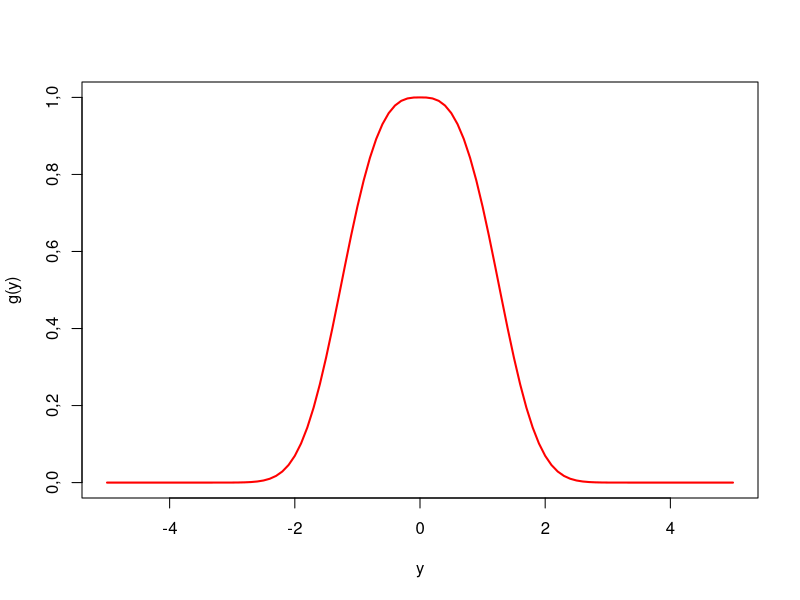
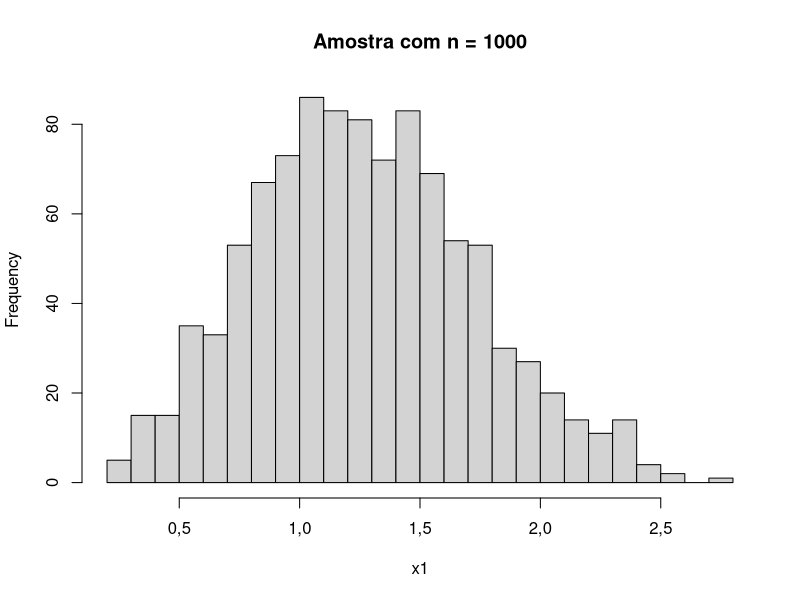
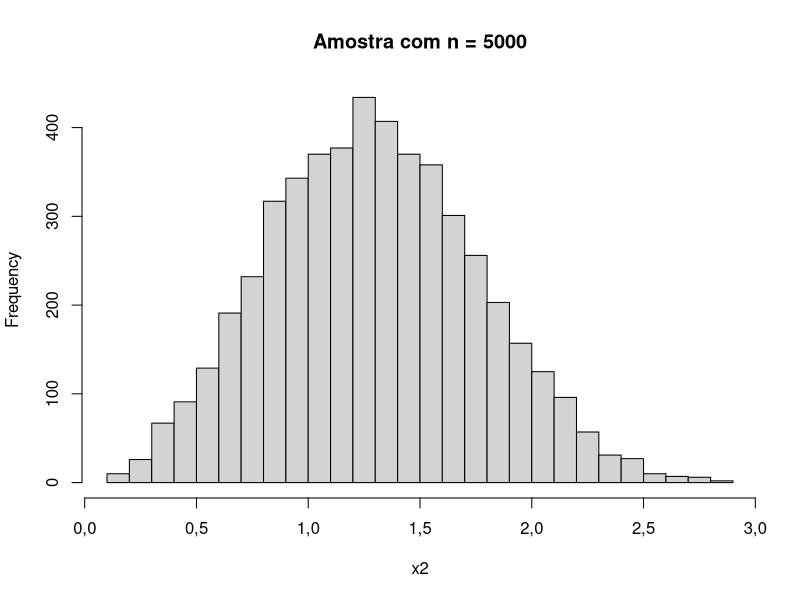
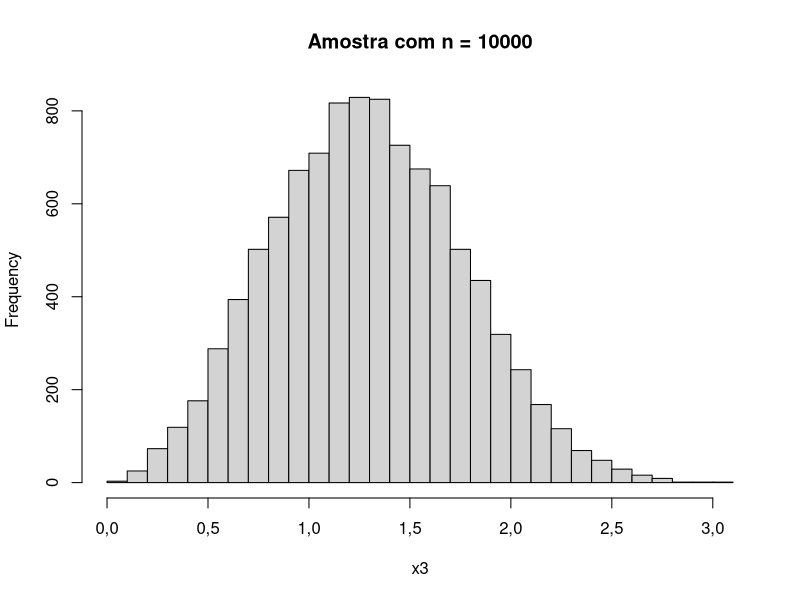
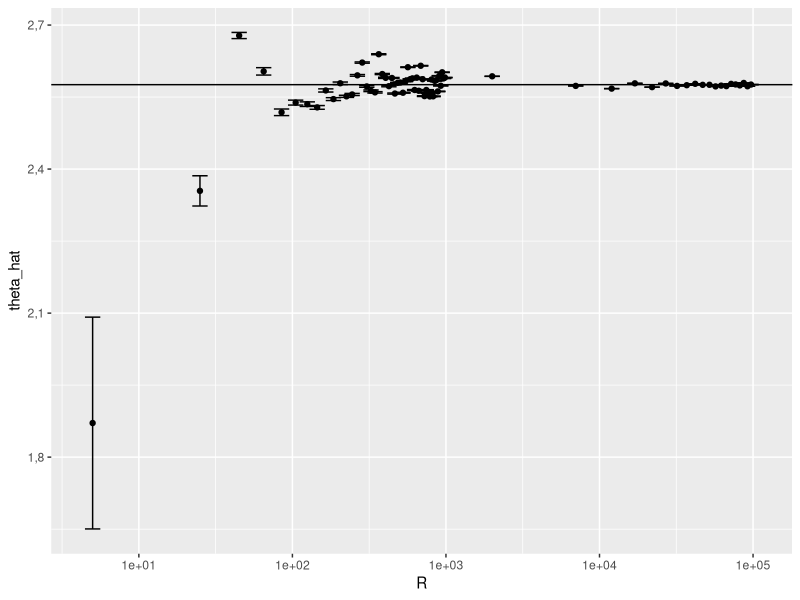

These figures' R source, in order:
## ---- chunk 1
library(tidyverse)
library(knitr)
# Separador decimal nos resultados: ","
options(OutDec = ",")
set.seed(123)
knitr::opts_chunk$set(echo=FALSE)
## ---- chunk 2

# Numero de amostras
M <- 50000

# Gera um vetor de pares (x, y) de uniformes (0,1)
gera_pares_unif <- function(n) {
  return(tibble(
    u = runif(n),
    v = runif(n)))
}

# Funcao indicadora
ind <- function(x, min, max) {
  return(
    ifelse(x > min,
      ifelse(x < max,
             1, 0),
      0))
}

# jacobiano da transformação inversa
jac <- function(u, v) {
  return(
    1 / ((1 - u) * (1 - v)))
}

# obtem g*(.) a partir de g(.) usando a transformação exponencial
gstar <- function(g, x, y) {
  return(function(x, y) {         ##  y em (0, x)
    g(-log(1 - x), - log(1 - y)) * ind(y, 0, x) * jac(x, y)
  })
}

## Integra uma função em y \in (0, x), x \in (0, inf)  atraves
## do método de Monte Carlo, retorna estimativa e E.P.
integral_mc_unif <- function(gstar, R = 50000) {
  return(
   gera_pares_unif(R) |>
   mutate(
     gs = gstar(u, v)) |>
   summarise(
     theta_hat = mean(gs),
     ep_mc = sqrt(var(gs) / R))
  )
}

## ---- chunk 3
g1 <- function(x, y) {
  return(
    exp(-(x + y)))
}
labs <- c("$\\hat{\\theta}$", "$\\widehat{Var}(\\hat{\\theta})$")

# Estimativa e EP da integral
gstar(g1) |> integral_mc_unif() |> kable(col.names = labs)
## ---- chunk 4

g2 <- function(x, y) {
  return(
         exp(-(x^2 + y^2)))
}
# Estimativa e EP da integral
gstar(g2) |> integral_mc_unif() |> knitr::kable(col.names = labs)

## ---- chunk 5
g3 <- function(x, y) {
  return(
         exp(-(x + y)^2))
}
# Estimativa e EP da integral
gstar(g3) |> integral_mc_unif() |> knitr::kable(col.names = labs)

## ---- chunk 6
f <- function(x) exp(-abs(x)^3/3)
curve(f, -5, 5, xlab = "y", ylab = "g(y)", col = "red", lwd = 2)
## ---- chunk 7
finv <- function(x) {
  ifelse(x > 0, (3^(1/3))*(-log(x))^(1/3), -(3^(1/3))*(-log(x))^(1/3)) ## escrever o modulo
  }
## ---- chunk 8
set.seed(12345)
n1 <- 1000
n2 <- 5000
n3 <- 10000
x1 <- sapply(runif(n1), finv)
x2 <- sapply(runif(n2), finv)
x3 <- sapply(runif(n3), finv)
## ---- chunk 9
hist(x1, breaks = 30, main = paste("Amostra com n =", n1))
## ---- chunk 10
hist(x2, breaks = 30, main = paste("Amostra com n =", n2))
## ---- chunk 11
hist(x3, breaks = 30, main = paste("Amostra com n =", n3))
## ---- chunk 12

# Obtendo estimativas de MC para diferentes valores de R
R <- c(seq(5, 1000, 20), seq(2000, 1e5, 5000))

u <- R |> map_dfr(~tibble(x = rnorm(.),
                      R = .))

fstar <- function(x){
  return(
    exp(- abs(x)^3 / 3) / dnorm(x))
  #         f(x)       /   g(x)
}

tabela <- u |>
  mutate(fs = fstar(x)) |>
  group_by(R) |>
  summarise(theta_hat = mean(fs),
            ep = sd(fs) / n() )


tabela |>
  ggplot(aes(x = R)) +
  geom_point(aes(y = theta_hat)) +
  geom_errorbar(aes(ymin = theta_hat - ep, ymax = theta_hat + ep), width =.1) +
  geom_hline(aes(yintercept = 2.5758), ) +
  scale_x_log10()

## ---- chunk 13
R <- 50000

fstar <- function(x) {
  return(
    x^2 * exp(- abs(x)^3 / 3) / dnorm(x))
  #         f(x)       /   g(x)
}

tabela <- u |>
  mutate(fs = fstar(x)) |>
  group_by(R) |>
  summarise(theta_hat = mean(fs),
            ep = sqrt(var(fs) / n() ))

